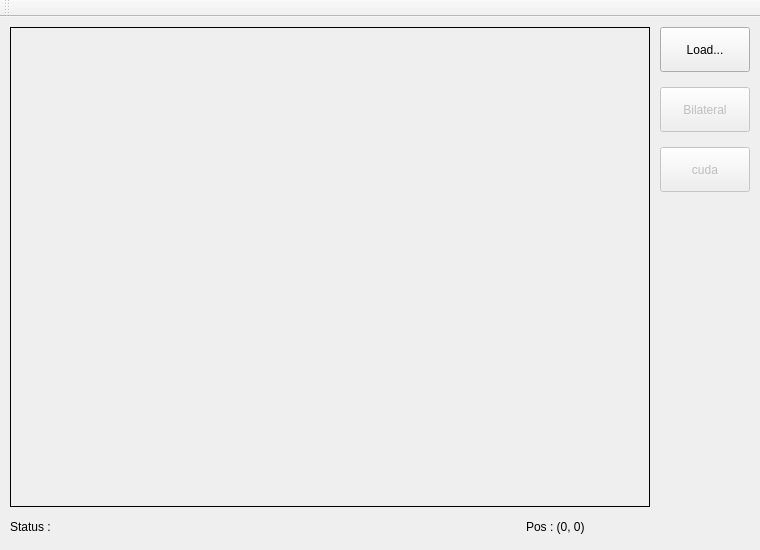
<?xml version="1.0" encoding="UTF-8"?>
<ui version="4.0">
 <class>MainWindow</class>
 <widget class="QMainWindow" name="MainWindow">
  <property name="geometry">
   <rect>
    <x>0</x>
    <y>0</y>
    <width>760</width>
    <height>550</height>
   </rect>
  </property>
  <property name="windowTitle">
   <string>MainWindow</string>
  </property>
  <widget class="QWidget" name="centralWidget">
   <widget class="QLabel" name="pbxS">
    <property name="geometry">
     <rect>
      <x>10</x>
      <y>10</y>
      <width>640</width>
      <height>480</height>
     </rect>
    </property>
    <property name="frameShape">
     <enum>QFrame::Box</enum>
    </property>
    <property name="text">
     <string/>
    </property>
   </widget>
   <widget class="QPushButton" name="btnLoad">
    <property name="geometry">
     <rect>
      <x>660</x>
      <y>10</y>
      <width>90</width>
      <height>45</height>
     </rect>
    </property>
    <property name="text">
     <string>Load...</string>
    </property>
   </widget>
   <widget class="QLabel" name="labMousePos">
    <property name="geometry">
     <rect>
      <x>526</x>
      <y>500</y>
      <width>121</width>
      <height>20</height>
     </rect>
    </property>
    <property name="text">
     <string>Pos : (0, 0)</string>
    </property>
    <property name="alignment">
     <set>Qt::AlignLeading|Qt::AlignLeft|Qt::AlignVCenter</set>
    </property>
   </widget>
   <widget class="QLabel" name="labStatus">
    <property name="geometry">
     <rect>
      <x>10</x>
      <y>500</y>
      <width>431</width>
      <height>20</height>
     </rect>
    </property>
    <property name="text">
     <string>Status : </string>
    </property>
    <property name="alignment">
     <set>Qt::AlignLeading|Qt::AlignLeft|Qt::AlignVCenter</set>
    </property>
   </widget>
   <widget class="QPushButton" name="btnBilateral">
    <property name="enabled">
     <bool>false</bool>
    </property>
    <property name="geometry">
     <rect>
      <x>660</x>
      <y>70</y>
      <width>90</width>
      <height>45</height>
     </rect>
    </property>
    <property name="text">
     <string>Bilateral</string>
    </property>
   </widget>
   <widget class="QPushButton" name="btnCuda">
    <property name="enabled">
     <bool>false</bool>
    </property>
    <property name="geometry">
     <rect>
      <x>660</x>
      <y>130</y>
      <width>90</width>
      <height>45</height>
     </rect>
    </property>
    <property name="text">
     <string>cuda</string>
    </property>
   </widget>
  </widget>
  <widget class="QToolBar" name="mainToolBar">
   <attribute name="toolBarArea">
    <enum>TopToolBarArea</enum>
   </attribute>
   <attribute name="toolBarBreak">
    <bool>false</bool>
   </attribute>
  </widget>
 </widget>
 <layoutdefault spacing="6" margin="11"/>
 <resources/>
 <connections/>
</ui>
